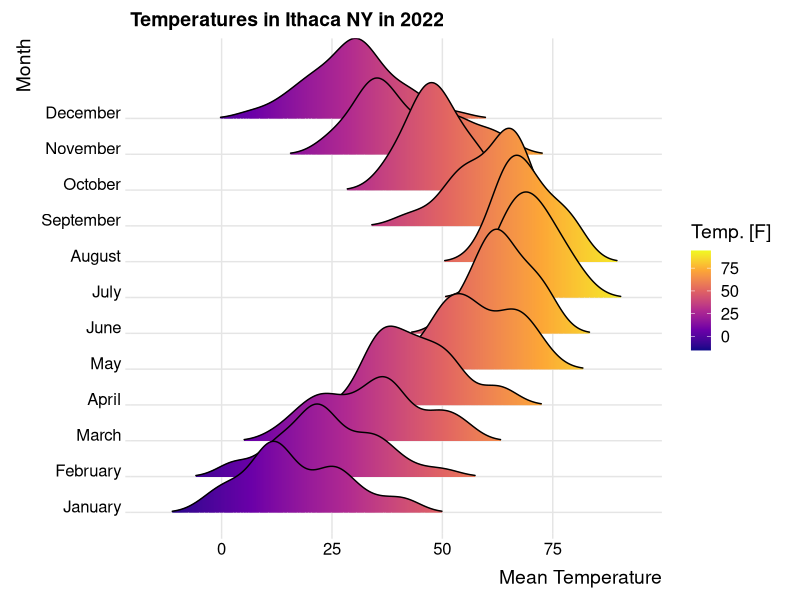

Here is the R script that generated this plot:
library(tidyverse)
library(ggridges)

# idea and plotting code shamelessly borrowed from:
# https://cran.r-project.org/web/packages/ggridges/vignettes/introduction.html

ith_22 <- read_csv("./input_data/weather_data/2022_daily_temps.csv")

head(ith_22)


ith_22 |> 
  distinct(STATION)
# we have four stations

ith_22 |> 
  group_by(STATION) |> 
  summarize(sum(is.na(TMIN)), sum(is.na(TMAX)))

# only the last station has no missing data (I think this is Cornell, but maybe the airport)

# choose it to keep things simple

# filter it and calculate mean temp

ith_weather <- ith_22 |> 
  filter(STATION == "USC00304174") |> 
  transmute(
    STATION, 
    DATE, 
    mean_temp = rowMeans(across(c(TMAX, TMIN))), 
    month = lubridate::month(DATE, label = T, abbr = F))


ggplot(ith_weather, aes(x = mean_temp, y = month, fill = stat(x))) +
  geom_density_ridges_gradient(scale = 3, rel_min_height = 0.01) +
  scale_fill_viridis_c(name = "Temp. [F]", option = "C") +
  labs(title = 'Temperatures in Ithaca NY in 2022') + 
  theme_ridges() + 
  ylab("Month") + 
  xlab("Mean Temperature")
        

# stat(x) is apparently necessary
# ggplot(ith_weather, aes(x = mean_temp, y = month, fill = stat(y))) +
#   geom_density_ridges_gradient(scale = 3, rel_min_height = 0.01) +
#   scale_fill_viridis_c(name = "Temp. [F]", option = "C") +
#   labs(title = 'Temperatures in Ithaca NY in 2022')
